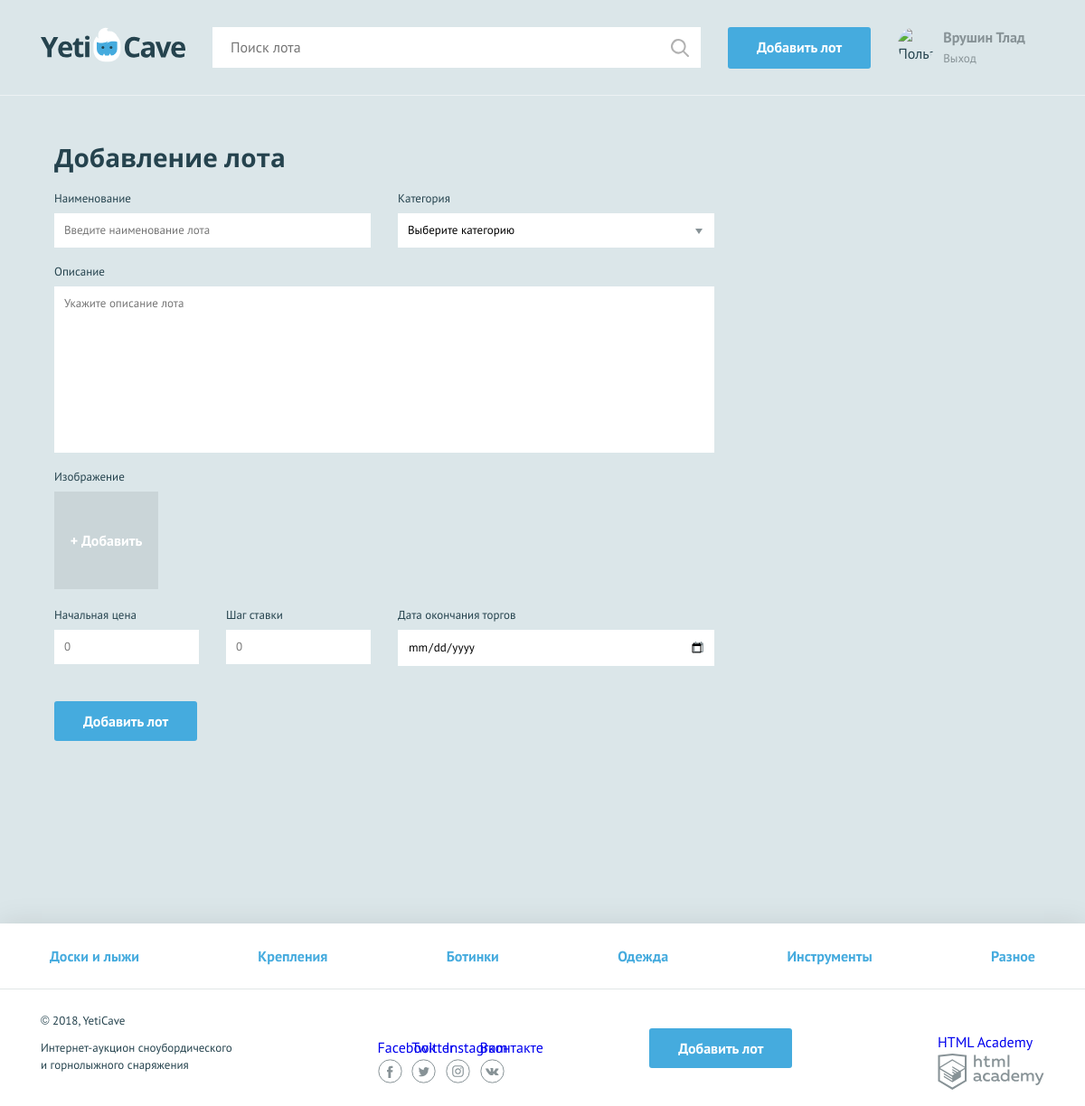
The page /add.php (signed in) on the database its author committed.
### tables this page shows
CREATE TABLE categories (
  id       INT NOT NULL AUTO_INCREMENT PRIMARY KEY,
  cat_name TINYTEXT
);

### functions.php (called while the page is built, shortened)
<?php
require_once ('mysql_helper.php');
function connectToDb()
{
    static $db;
    if ($db === null) {
        $db = mysqli_connect('localhost', 'root', '', 'YetiCave');
        mysqli_set_charset($db, 'utf8');
    }
    return $db;
}
function processingSqlQuery(array $parameterList, $db = null)
{
    if ($db === null) {
        $db = connectToDb();
    }
    $params = addLimit($parameterList);
    $stmt = db_get_prepare_stmt($db, $params['sql'], $params['data']);
    mysqli_stmt_execute($stmt);
    $res = mysqli_stmt_get_result($stmt);
    $result = true;
    if ($res != false) {
        if (mysqli_num_rows($res) > 1) {
            $result = mysqli_fetch_all($res, MYSQLI_ASSOC);
        } else {
            $result = mysqli_fetch_array($res, MYSQLI_ASSOC);
        }
    }
    return $result;
}
function addLimit(array $parameterList)
{
    return $parameterList;
}
function getCatList(int $limit = null, $db = null) {
    $sql = 'SELECT `cat_name`, `id` FROM categories;';
    $parameterList = [
        'sql' => $sql,
        'data' => [],
        'limit' => $limit
    ];
    return processingSqlQuery($parameterList, $db);
}
function renderTemplate(string $templ, $data)
{
    $filePath = __DIR__ . '/templates/' . $templ . '.php';
    extract($data);
    try {
        include ($filePath);
    } catch (Throwable $e) {
        ob_end_clean();
        throw $e;
    }
    return ob_get_clean();
}

### mysql_helper.php (called while the page is built, shortened)
<?php
function db_get_prepare_stmt($link, $sql, $data = []) {
    $stmt = mysqli_prepare($link, $sql);
    return $stmt;
}

### templates/add-lot.php (the view, shortened to what this page needs)
<form class="form form--add-lot container <?= !count($errors) ?: 'form--invalid' ?>" action="add.php" method="post" enctype="multipart/form-data">
    <h2>Добавление лота</h2>
    <div class="form__container-two">
        <div class="form__item<?php echo (empty($errors['name'])) ? '' : ' form__item--invalid' ?>">
            <label for="lot-name">Наименование</label>
            <input id="lot-name" type="text" name="lot[name]" value="<?=$name; ?>" placeholder="Введите наименование лота" >
        </div>
        <div class="<?php echo (empty($errors['category'])) ? "form__item" : "form__item form__item--invalid" ?>">
            <label for="category">Категория</label>
            <select id="category" name="lot[category]" >
                <option value="0">Выберите категорию</option>
            </select>
        </div>
    </div>
    <div class="form__item <?php echo (empty($errors['description'])) ? "form__item--wide" : "form__item form__item--wide form__item--invalid" ?>">
        <label for="description">Описание</label>
        <textarea id="description" name="lot[description]" placeholder="Укажите описание лота" ><?=$description;?></textarea>
    </div>
    <div class="form__item form__item--file <? if (!empty($photo))
    {
        if (empty($errors['photo']))
        {
            echo 'form__item--uploaded';
        }
        else
        {
            echo 'form__item--invalid';
        }} else {echo '';}; ?>">
        <label>Изображение</label>
        <div class="form__input-file">
            <label for="photo">
                <span>+ Добавить</span>
            </label>
        </div>
    </div>
    <div class="form__container-three">
        <div class="form__item <?php echo (empty($errors['start_price'])) ? " form__item--small" : "form__item--small form__item--invalid" ?>">
            <label for="lot-rate">Начальная цена</label>
            <input id="lot-rate" type="number" name="lot[start_price]" value="<?=$start_price; ?>" placeholder="0">
        </div>
        <div class="form__item <?php echo (empty($errors['step'])) ? " form__item--small" : "form__item--small form__item--invalid" ?>">
            <label for="lot-step">Шаг ставки</label>
            <input id="lot-step" type="number" name="lot[step]" value="<?=$step; ?>" placeholder="0" >
        </div>
        <div class="<?php echo (empty($errors['finish_date'])) ? "form__item" : "form__item form__item--invalid" ?>">
            <label for="lot-date">Дата окончания торгов</label>
            <input class="form__input-date" id="lot-date" type="date" name="lot[finish_date]" value="<?=$finish_date; ?>">
        </div>
    </div>
    <button type="submit" class="button">Добавить лот</button>
</form>

### templates/layout.php (shortened to what this page needs)
<!DOCTYPE html>
<html lang="ru">
<head>
    <link href="css/normalize.min.css" rel="stylesheet">
    <link href="css/style.css" rel="stylesheet">
</head>
<body>
<header class="main-header">
    <div class="main-header__container container">
        <a class="main-header__logo" href="/">
            <img src="img/logo.svg" width="160" height="39" alt="Логотип компании YetiCave">
        </a>
        <form class="main-header__search" method="get" action="https://echo.htmlacademy.ru">
            <input type="search" name="search" placeholder="Поиск лота">
            <input class="main-header__search-btn" type="submit" name="find" value="Найти">
        </form>
        <?php if ($isAuth == true): ?>
        <a class="main-header__add-lot button" href="add.php">Добавить лот</a>
        <?php endif; ?>
        <nav class="user-menu">
            <?php if ($isAuth): ?>
                <div class="user-menu__image">
                  <img src="<?=$userAvatar; ?>" width=40 height=40 alt='Пользователь'>
                </div>
                <div class="user-menu__logged">
                  <p><?=$userName;?></p>
                  <a href="logout.php">Выход</a>
                </div>
                <?php endif; ?>
        </nav>
    </div>
</header>
<main class="container">
    <?=$pageContent;?>
</main>
<footer class="main-footer">
    <nav class="nav">
        <ul class="nav__list container">
            <?php
            foreach ($categories as $cat): ?>
                <li class="nav__item">
                    <a href="all-lots.html"> <?=$cat['cat_name']; ?></a>
                </li>
            <? endforeach; ?>
        </ul>
    </nav>
    <div class="main-footer__bottom container">
        <div class="main-footer__copyright">
            <p>© 2018, YetiCave</p>
            <p>Интернет-аукцион сноубордического и горнолыжного снаряжения</p>
        </div>
        <div class="main-footer__social social">
            <a class="social__link social__link--facebook" href="#">Facebook
            </a>
            <a class="social__link social__link--twitter" href="#">Twitter
            </a>
            <a class="social__link social__link--instagram" href="#">Instagram
            </a>
            <a class="social__link social__link--vkontakte" href="#">Вконтакте
            </a>
        </div>
        <a class="main-footer__add-lot button" href="add.php">Добавить лот</a>
        <div class="main-footer__developed-by">
            <a class="logo-academy" href="https://htmlacademy.ru/intensive/php">HTML Academy
            </a>
        </div>
    </div>
</footer>
</body>
</html>

### rows shown on the page
categories: cat_name "Доски и лыжи"
categories: cat_name "Крепления"
categories: cat_name "Ботинки"
categories: cat_name "Одежда"
categories: cat_name "Инструменты"
categories: cat_name "Разное"

### other values the page prints
$userName "Врушин Тлад"
